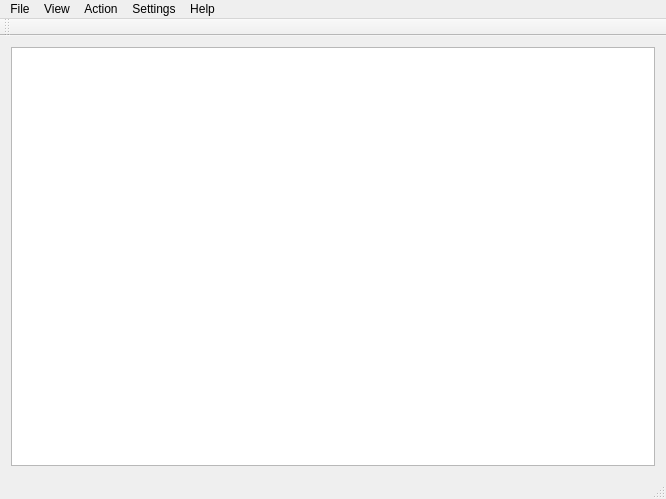
<?xml version="1.0" encoding="UTF-8"?>
<ui version="4.0">
 <class>QAutoRouter</class>
 <widget class="QMainWindow" name="QAutoRouter">
  <property name="geometry">
   <rect>
    <x>0</x>
    <y>0</y>
    <width>666</width>
    <height>499</height>
   </rect>
  </property>
  <property name="windowTitle">
   <string>QAutoRouter</string>
  </property>
  <widget class="QWidget" name="centralWidget">
   <layout class="QGridLayout" name="gridLayout">
    <item row="0" column="0">
     <widget class="QGraphicsView" name="graphicsView"/>
    </item>
   </layout>
  </widget>
  <widget class="QMenuBar" name="menuBar">
   <property name="geometry">
    <rect>
     <x>0</x>
     <y>0</y>
     <width>666</width>
     <height>21</height>
    </rect>
   </property>
   <widget class="QMenu" name="menuHelp">
    <property name="title">
     <string>Help</string>
    </property>
    <addaction name="actionAbout"/>
   </widget>
   <widget class="QMenu" name="menuView">
    <property name="title">
     <string>View</string>
    </property>
    <addaction name="actionZoom_In"/>
    <addaction name="actionZoom_Out"/>
    <addaction name="actionZoom_Fit"/>
   </widget>
   <widget class="QMenu" name="menuSettings">
    <property name="title">
     <string>Settings</string>
    </property>
    <addaction name="actionOptions"/>
   </widget>
   <widget class="QMenu" name="menuFile">
    <property name="title">
     <string>File</string>
    </property>
    <addaction name="actionOpen"/>
    <addaction name="actionSave"/>
    <addaction name="actionSave_As"/>
    <addaction name="actionExport"/>
    <addaction name="separator"/>
    <addaction name="actionQuit"/>
   </widget>
   <widget class="QMenu" name="menuAction">
    <property name="title">
     <string>Action</string>
    </property>
    <addaction name="actionStart"/>
    <addaction name="actionStop"/>
   </widget>
   <addaction name="menuFile"/>
   <addaction name="menuView"/>
   <addaction name="menuAction"/>
   <addaction name="menuSettings"/>
   <addaction name="menuHelp"/>
  </widget>
  <widget class="QToolBar" name="mainToolBar">
   <attribute name="toolBarArea">
    <enum>TopToolBarArea</enum>
   </attribute>
   <attribute name="toolBarBreak">
    <bool>false</bool>
   </attribute>
  </widget>
  <widget class="QStatusBar" name="statusBar"/>
  <action name="actionOpen">
   <property name="text">
    <string>Open</string>
   </property>
  </action>
  <action name="actionQuit">
   <property name="text">
    <string>Quit</string>
   </property>
  </action>
  <action name="actionZoom_In">
   <property name="text">
    <string>Zoom In</string>
   </property>
   <property name="shortcut">
    <string/>
   </property>
  </action>
  <action name="actionZoom_Out">
   <property name="text">
    <string>Zoom Out</string>
   </property>
  </action>
  <action name="actionAbout">
   <property name="text">
    <string>About</string>
   </property>
  </action>
  <action name="actionZoom_Fit">
   <property name="text">
    <string>Zoom Fit</string>
   </property>
  </action>
  <action name="actionOptions">
   <property name="text">
    <string>Preferences...</string>
   </property>
  </action>
  <action name="actionSave">
   <property name="text">
    <string>Save</string>
   </property>
  </action>
  <action name="actionSave_As">
   <property name="text">
    <string>Save As...</string>
   </property>
  </action>
  <action name="actionStart">
   <property name="text">
    <string>Start</string>
   </property>
  </action>
  <action name="actionStop">
   <property name="text">
    <string>Stop</string>
   </property>
  </action>
  <action name="actionExport">
   <property name="text">
    <string>Export...</string>
   </property>
  </action>
 </widget>
 <layoutdefault spacing="6" margin="11"/>
 <resources/>
 <connections/>
</ui>
